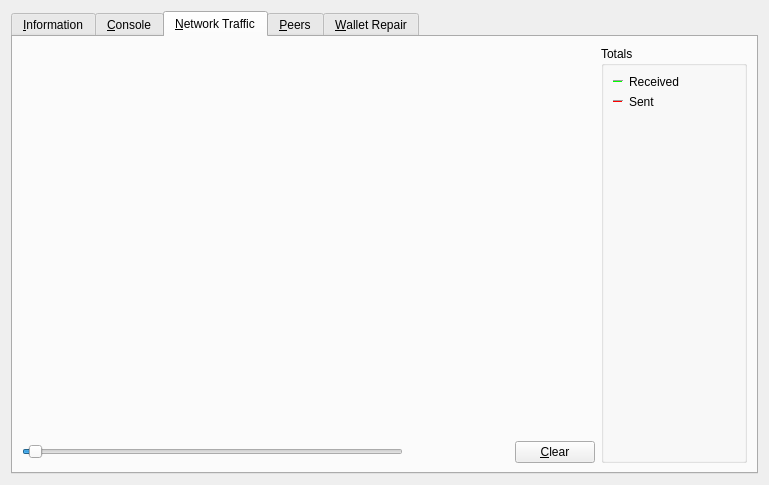
<?xml version="1.0" encoding="UTF-8"?>
<ui version="4.0">
 <class>RPCConsole</class>
 <widget class="QDialog" name="RPCConsole">
  <property name="geometry">
   <rect>
    <x>0</x>
    <y>0</y>
    <width>769</width>
    <height>485</height>
   </rect>
  </property>
  <property name="windowTitle">
   <string>Tools window</string>
  </property>
  <layout class="QVBoxLayout" name="verticalLayout_2">
   <item>
    <widget class="QTabWidget" name="tabWidget">
     <property name="currentIndex">
      <number>2</number>
     </property>
     <widget class="QWidget" name="tab_info">
      <attribute name="title">
       <string>&amp;Information</string>
      </attribute>
      <layout class="QGridLayout" name="gridLayout" columnstretch="0,0">
       <property name="horizontalSpacing">
        <number>12</number>
       </property>
       <item row="0" column="0">
        <widget class="QLabel" name="generalHeader">
         <property name="font">
          <font>
           <weight>75</weight>
           <bold>true</bold>
          </font>
         </property>
         <property name="text">
          <string>General</string>
         </property>
        </widget>
       </item>
       <item row="1" column="0">
        <widget class="QLabel" name="clientNameLabel">
         <property name="text">
          <string>Client name</string>
         </property>
        </widget>
       </item>
       <item row="1" column="1">
        <widget class="QLabel" name="clientName">
         <property name="cursor">
          <cursorShape>IBeamCursor</cursorShape>
         </property>
         <property name="text">
          <string>N/A</string>
         </property>
         <property name="textFormat">
          <enum>Qt::PlainText</enum>
         </property>
         <property name="textInteractionFlags">
          <set>Qt::LinksAccessibleByMouse|Qt::TextSelectableByKeyboard|Qt::TextSelectableByMouse</set>
         </property>
        </widget>
       </item>
       <item row="2" column="0">
        <widget class="QLabel" name="clientVersionLabel">
         <property name="text">
          <string>Client version</string>
         </property>
        </widget>
       </item>
       <item row="2" column="1">
        <widget class="QLabel" name="clientVersion">
         <property name="cursor">
          <cursorShape>IBeamCursor</cursorShape>
         </property>
         <property name="text">
          <string>N/A</string>
         </property>
         <property name="textFormat">
          <enum>Qt::PlainText</enum>
         </property>
         <property name="textInteractionFlags">
          <set>Qt::LinksAccessibleByMouse|Qt::TextSelectableByKeyboard|Qt::TextSelectableByMouse</set>
         </property>
        </widget>
       </item>
       <item row="3" column="0">
        <widget class="QLabel" name="openSSLVersionLabel">
         <property name="text">
          <string>Using OpenSSL version</string>
         </property>
         <property name="indent">
          <number>10</number>
         </property>
        </widget>
       </item>
       <item row="3" column="1">
        <widget class="QLabel" name="openSSLVersion">
         <property name="cursor">
          <cursorShape>IBeamCursor</cursorShape>
         </property>
         <property name="text">
          <string>N/A</string>
         </property>
         <property name="textFormat">
          <enum>Qt::PlainText</enum>
         </property>
         <property name="textInteractionFlags">
          <set>Qt::LinksAccessibleByMouse|Qt::TextSelectableByKeyboard|Qt::TextSelectableByMouse</set>
         </property>
        </widget>
       </item>
       <item row="4" column="0">
        <widget class="QLabel" name="berkeleyDBVersionLabel">
         <property name="text">
          <string>Using BerkeleyDB version</string>
         </property>
         <property name="indent">
          <number>10</number>
         </property>
        </widget>
       </item>
       <item row="4" column="1">
        <widget class="QLabel" name="berkeleyDBVersion">
         <property name="cursor">
          <cursorShape>IBeamCursor</cursorShape>
         </property>
         <property name="text">
          <string>N/A</string>
         </property>
         <property name="textFormat">
          <enum>Qt::PlainText</enum>
         </property>
         <property name="textInteractionFlags">
          <set>Qt::LinksAccessibleByMouse|Qt::TextSelectableByKeyboard|Qt::TextSelectableByMouse</set>
         </property>
        </widget>
       </item>
       <item row="5" column="0">
        <widget class="QLabel" name="buildDateLabel">
         <property name="text">
          <string>Build date</string>
         </property>
        </widget>
       </item>
       <item row="5" column="1">
        <widget class="QLabel" name="buildDate">
         <property name="cursor">
          <cursorShape>IBeamCursor</cursorShape>
         </property>
         <property name="text">
          <string>N/A</string>
         </property>
         <property name="textFormat">
          <enum>Qt::PlainText</enum>
         </property>
         <property name="textInteractionFlags">
          <set>Qt::LinksAccessibleByMouse|Qt::TextSelectableByKeyboard|Qt::TextSelectableByMouse</set>
         </property>
        </widget>
       </item>
       <item row="6" column="0">
        <widget class="QLabel" name="startupTimeLabel">
         <property name="text">
          <string>Startup time</string>
         </property>
        </widget>
       </item>
       <item row="6" column="1">
        <widget class="QLabel" name="startupTime">
         <property name="cursor">
          <cursorShape>IBeamCursor</cursorShape>
         </property>
         <property name="text">
          <string>N/A</string>
         </property>
         <property name="textFormat">
          <enum>Qt::PlainText</enum>
         </property>
         <property name="textInteractionFlags">
          <set>Qt::LinksAccessibleByMouse|Qt::TextSelectableByKeyboard|Qt::TextSelectableByMouse</set>
         </property>
        </widget>
       </item>
       <item row="7" column="0">
        <widget class="QLabel" name="networkHeader">
         <property name="font">
          <font>
           <weight>75</weight>
           <bold>true</bold>
          </font>
         </property>
         <property name="text">
          <string>Network</string>
         </property>
        </widget>
       </item>
       <item row="8" column="0">
        <widget class="QLabel" name="networkNameLabel">
         <property name="text">
          <string>Name</string>
         </property>
        </widget>
       </item>
       <item row="8" column="1">
        <widget class="QLabel" name="networkName">
         <property name="cursor">
          <cursorShape>IBeamCursor</cursorShape>
         </property>
         <property name="text">
          <string>N/A</string>
         </property>
         <property name="textFormat">
          <enum>Qt::PlainText</enum>
         </property>
         <property name="textInteractionFlags">
          <set>Qt::LinksAccessibleByMouse|Qt::TextSelectableByKeyboard|Qt::TextSelectableByMouse</set>
         </property>
        </widget>
       </item>
       <item row="9" column="0">
        <widget class="QLabel" name="numberOfConnectionsLabel">
         <property name="text">
          <string>Number of connections</string>
         </property>
        </widget>
       </item>
       <item row="9" column="1">
        <widget class="QLabel" name="numberOfConnections">
         <property name="cursor">
          <cursorShape>IBeamCursor</cursorShape>
         </property>
         <property name="text">
          <string>N/A</string>
         </property>
         <property name="textFormat">
          <enum>Qt::PlainText</enum>
         </property>
         <property name="textInteractionFlags">
          <set>Qt::LinksAccessibleByMouse|Qt::TextSelectableByKeyboard|Qt::TextSelectableByMouse</set>
         </property>
        </widget>
       </item>
       <item row="10" column="0">
        <widget class="QLabel" name="masternodeCountLabel">
         <property name="text">
          <string>Number of Masternodes</string>
         </property>
        </widget>
       </item>
       <item row="10" column="1">
        <widget class="QLabel" name="masternodeCount">
         <property name="cursor">
          <cursorShape>IBeamCursor</cursorShape>
         </property>
         <property name="text">
          <string>N/A</string>
         </property>
         <property name="textFormat">
          <enum>Qt::PlainText</enum>
         </property>
         <property name="textInteractionFlags">
          <set>Qt::LinksAccessibleByMouse|Qt::TextSelectableByKeyboard|Qt::TextSelectableByMouse</set>
         </property>
        </widget>
       </item>
       <item row="11" column="0">
        <widget class="QLabel" name="blockchainHeader">
         <property name="font">
          <font>
           <weight>75</weight>
           <bold>true</bold>
          </font>
         </property>
         <property name="text">
          <string>Block chain</string>
         </property>
        </widget>
       </item>
       <item row="12" column="0">
        <widget class="QLabel" name="numberOfBlocksLabel">
         <property name="text">
          <string>Current number of blocks</string>
         </property>
        </widget>
       </item>
       <item row="12" column="1">
        <widget class="QLabel" name="numberOfBlocks">
         <property name="cursor">
          <cursorShape>IBeamCursor</cursorShape>
         </property>
         <property name="text">
          <string>N/A</string>
         </property>
         <property name="textFormat">
          <enum>Qt::PlainText</enum>
         </property>
         <property name="textInteractionFlags">
          <set>Qt::LinksAccessibleByMouse|Qt::TextSelectableByKeyboard|Qt::TextSelectableByMouse</set>
         </property>
        </widget>
       </item>
       <item row="13" column="0">
        <widget class="QLabel" name="lastBlockTimeLabel">
         <property name="text">
          <string>Last block time</string>
         </property>
        </widget>
       </item>
       <item row="13" column="1">
        <widget class="QLabel" name="lastBlockTime">
         <property name="cursor">
          <cursorShape>IBeamCursor</cursorShape>
         </property>
         <property name="text">
          <string>N/A</string>
         </property>
         <property name="textFormat">
          <enum>Qt::PlainText</enum>
         </property>
         <property name="textInteractionFlags">
          <set>Qt::LinksAccessibleByMouse|Qt::TextSelectableByKeyboard|Qt::TextSelectableByMouse</set>
         </property>
        </widget>
       </item>
       <item row="14" column="0">
        <spacer name="verticalSpacer_2">
         <property name="orientation">
          <enum>Qt::Vertical</enum>
         </property>
         <property name="sizeHint" stdset="0">
          <size>
           <width>20</width>
           <height>20</height>
          </size>
         </property>
        </spacer>
       </item>
       <item row="15" column="0">
        <widget class="QLabel" name="debugLogFileHeader">
         <property name="font">
          <font>
           <weight>75</weight>
           <bold>true</bold>
          </font>
         </property>
         <property name="text">
          <string>Debug log file</string>
         </property>
        </widget>
       </item>
       <item row="16" column="0">
        <widget class="QPushButton" name="openDebugLogfileButton">
         <property name="toolTip">
          <string>Open the Gents debug log file from the current data directory. This can take a few seconds for large log files.</string>
         </property>
         <property name="text">
          <string>&amp;Open</string>
         </property>
         <property name="autoDefault">
          <bool>false</bool>
         </property>
        </widget>
       </item>
      </layout>
     </widget>
     <widget class="QWidget" name="tab_console">
      <attribute name="title">
       <string>&amp;Console</string>
      </attribute>
      <layout class="QVBoxLayout" name="verticalLayout_3">
       <property name="spacing">
        <number>3</number>
       </property>
       <item>
        <widget class="QTextEdit" name="messagesWidget">
         <property name="minimumSize">
          <size>
           <width>0</width>
           <height>100</height>
          </size>
         </property>
         <property name="readOnly">
          <bool>true</bool>
         </property>
         <property name="tabKeyNavigation" stdset="0">
          <bool>false</bool>
         </property>
         <property name="columnCount" stdset="0">
          <number>2</number>
         </property>
        </widget>
       </item>
       <item>
        <layout class="QHBoxLayout" name="horizontalLayout">
         <property name="spacing">
          <number>3</number>
         </property>
         <item>
          <widget class="QLabel" name="label">
           <property name="text">
            <string notr="true">&gt;</string>
           </property>
          </widget>
         </item>
         <item>
          <widget class="QLineEdit" name="lineEdit"/>
         </item>
         <item>
          <widget class="QPushButton" name="clearButton">
           <property name="maximumSize">
            <size>
             <width>24</width>
             <height>24</height>
            </size>
           </property>
           <property name="toolTip">
            <string>Clear console</string>
           </property>
           <property name="text">
            <string/>
           </property>
           <property name="icon">
            <iconset resource="../gents.qrc">
             <normaloff>:/icons/remove</normaloff>:/icons/remove</iconset>
           </property>
           <property name="shortcut">
            <string notr="true">Ctrl+L</string>
           </property>
           <property name="autoDefault">
            <bool>false</bool>
           </property>
          </widget>
         </item>
        </layout>
       </item>
      </layout>
     </widget>
     <widget class="QWidget" name="tab_nettraffic">
      <attribute name="title">
       <string>&amp;Network Traffic</string>
      </attribute>
      <layout class="QHBoxLayout" name="horizontalLayout_3">
       <item>
        <layout class="QVBoxLayout" name="verticalLayout_4">
         <item>
          <widget class="TrafficGraphWidget" name="trafficGraph" native="true">
           <property name="sizePolicy">
            <sizepolicy hsizetype="Expanding" vsizetype="Expanding">
             <horstretch>0</horstretch>
             <verstretch>0</verstretch>
            </sizepolicy>
           </property>
          </widget>
         </item>
         <item>
          <layout class="QHBoxLayout" name="horizontalLayout_2">
           <item>
            <widget class="QSlider" name="sldGraphRange">
             <property name="minimum">
              <number>1</number>
             </property>
             <property name="maximum">
              <number>288</number>
             </property>
             <property name="pageStep">
              <number>12</number>
             </property>
             <property name="value">
              <number>6</number>
             </property>
             <property name="orientation">
              <enum>Qt::Horizontal</enum>
             </property>
            </widget>
           </item>
           <item>
            <widget class="QLabel" name="lblGraphRange">
             <property name="minimumSize">
              <size>
               <width>100</width>
               <height>0</height>
              </size>
             </property>
             <property name="alignment">
              <set>Qt::AlignCenter</set>
             </property>
            </widget>
           </item>
           <item>
            <widget class="QPushButton" name="btnClearTrafficGraph">
             <property name="text">
              <string>&amp;Clear</string>
             </property>
             <property name="autoDefault">
              <bool>false</bool>
             </property>
            </widget>
           </item>
          </layout>
         </item>
        </layout>
       </item>
       <item>
        <layout class="QVBoxLayout" name="verticalLayout">
         <item>
          <widget class="QGroupBox" name="groupBox">
           <property name="title">
            <string>Totals</string>
           </property>
           <layout class="QVBoxLayout" name="verticalLayout_5">
            <item>
             <layout class="QHBoxLayout" name="horizontalLayout_4">
              <item>
               <widget class="Line" name="line">
                <property name="sizePolicy">
                 <sizepolicy hsizetype="Fixed" vsizetype="Fixed">
                  <horstretch>0</horstretch>
                  <verstretch>0</verstretch>
                 </sizepolicy>
                </property>
                <property name="minimumSize">
                 <size>
                  <width>10</width>
                  <height>0</height>
                 </size>
                </property>
                <property name="palette">
                 <palette>
                  <active>
                   <colorrole role="Light">
                    <brush brushstyle="SolidPattern">
                     <color alpha="255">
                      <red>0</red>
                      <green>255</green>
                      <blue>0</blue>
                     </color>
                    </brush>
                   </colorrole>
                  </active>
                  <inactive>
                   <colorrole role="Light">
                    <brush brushstyle="SolidPattern">
                     <color alpha="255">
                      <red>0</red>
                      <green>255</green>
                      <blue>0</blue>
                     </color>
                    </brush>
                   </colorrole>
                  </inactive>
                  <disabled>
                   <colorrole role="Light">
                    <brush brushstyle="SolidPattern">
                     <color alpha="255">
                      <red>0</red>
                      <green>255</green>
                      <blue>0</blue>
                     </color>
                    </brush>
                   </colorrole>
                  </disabled>
                 </palette>
                </property>
                <property name="orientation">
                 <enum>Qt::Horizontal</enum>
                </property>
               </widget>
              </item>
              <item>
               <widget class="QLabel" name="label_16">
                <property name="text">
                 <string>Received</string>
                </property>
               </widget>
              </item>
              <item>
               <widget class="QLabel" name="lblBytesIn">
                <property name="minimumSize">
                 <size>
                  <width>50</width>
                  <height>0</height>
                 </size>
                </property>
                <property name="alignment">
                 <set>Qt::AlignRight|Qt::AlignTrailing|Qt::AlignVCenter</set>
                </property>
               </widget>
              </item>
             </layout>
            </item>
            <item>
             <layout class="QHBoxLayout" name="horizontalLayout_5">
              <item>
               <widget class="Line" name="line_2">
                <property name="sizePolicy">
                 <sizepolicy hsizetype="Fixed" vsizetype="Fixed">
                  <horstretch>0</horstretch>
                  <verstretch>0</verstretch>
                 </sizepolicy>
                </property>
                <property name="minimumSize">
                 <size>
                  <width>10</width>
                  <height>0</height>
                 </size>
                </property>
                <property name="palette">
                 <palette>
                  <active>
                   <colorrole role="Light">
                    <brush brushstyle="SolidPattern">
                     <color alpha="255">
                      <red>255</red>
                      <green>0</green>
                      <blue>0</blue>
                     </color>
                    </brush>
                   </colorrole>
                  </active>
                  <inactive>
                   <colorrole role="Light">
                    <brush brushstyle="SolidPattern">
                     <color alpha="255">
                      <red>255</red>
                      <green>0</green>
                      <blue>0</blue>
                     </color>
                    </brush>
                   </colorrole>
                  </inactive>
                  <disabled>
                   <colorrole role="Light">
                    <brush brushstyle="SolidPattern">
                     <color alpha="255">
                      <red>255</red>
                      <green>0</green>
                      <blue>0</blue>
                     </color>
                    </brush>
                   </colorrole>
                  </disabled>
                 </palette>
                </property>
                <property name="orientation">
                 <enum>Qt::Horizontal</enum>
                </property>
               </widget>
              </item>
              <item>
               <widget class="QLabel" name="label_17">
                <property name="text">
                 <string>Sent</string>
                </property>
               </widget>
              </item>
              <item>
               <widget class="QLabel" name="lblBytesOut">
                <property name="minimumSize">
                 <size>
                  <width>50</width>
                  <height>0</height>
                 </size>
                </property>
                <property name="alignment">
                 <set>Qt::AlignRight|Qt::AlignTrailing|Qt::AlignVCenter</set>
                </property>
               </widget>
              </item>
             </layout>
            </item>
            <item>
             <spacer name="verticalSpacer_4">
              <property name="orientation">
               <enum>Qt::Vertical</enum>
              </property>
              <property name="sizeHint" stdset="0">
               <size>
                <width>20</width>
                <height>407</height>
               </size>
              </property>
             </spacer>
            </item>
           </layout>
          </widget>
         </item>
        </layout>
       </item>
      </layout>
     </widget>
     <widget class="QWidget" name="tab_peers">
      <attribute name="title">
       <string>&amp;Peers</string>
      </attribute>
      <layout class="QGridLayout" name="gridLayout_2">
       <item row="0" column="0" rowspan="2">
        <widget class="QTableView" name="peerWidget">
         <property name="horizontalScrollBarPolicy">
          <enum>Qt::ScrollBarAsNeeded</enum>
         </property>
         <property name="sortingEnabled">
          <bool>true</bool>
         </property>
         <attribute name="horizontalHeaderHighlightSections">
          <bool>false</bool>
         </attribute>
        </widget>
       </item>
       <item row="0" column="1">
        <widget class="QLabel" name="peerHeading">
         <property name="sizePolicy">
          <sizepolicy hsizetype="Preferred" vsizetype="Minimum">
           <horstretch>0</horstretch>
           <verstretch>0</verstretch>
          </sizepolicy>
         </property>
         <property name="minimumSize">
          <size>
           <width>300</width>
           <height>32</height>
          </size>
         </property>
         <property name="font">
          <font>
           <pointsize>10</pointsize>
           <weight>75</weight>
           <bold>true</bold>
          </font>
         </property>
         <property name="cursor">
          <cursorShape>IBeamCursor</cursorShape>
         </property>
         <property name="text">
          <string>Select a peer to view detailed information.</string>
         </property>
         <property name="alignment">
          <set>Qt::AlignCenter</set>
         </property>
         <property name="wordWrap">
          <bool>true</bool>
         </property>
         <property name="textInteractionFlags">
          <set>Qt::LinksAccessibleByMouse|Qt::TextSelectableByKeyboard|Qt::TextSelectableByMouse</set>
         </property>
        </widget>
       </item>
       <item row="1" column="1">
        <widget class="QWidget" name="detailWidget" native="true">
         <property name="minimumSize">
          <size>
           <width>300</width>
           <height>0</height>
          </size>
         </property>
         <layout class="QGridLayout" name="gridLayout_3">
          <item row="0" column="0">
           <widget class="QLabel" name="label_23">
            <property name="text">
             <string>Direction</string>
            </property>
           </widget>
          </item>
          <item row="0" column="2">
           <widget class="QLabel" name="peerDirection">
            <property name="cursor">
             <cursorShape>IBeamCursor</cursorShape>
            </property>
            <property name="text">
             <string>N/A</string>
            </property>
            <property name="textFormat">
             <enum>Qt::PlainText</enum>
            </property>
            <property name="textInteractionFlags">
             <set>Qt::LinksAccessibleByMouse|Qt::TextSelectableByKeyboard|Qt::TextSelectableByMouse</set>
            </property>
           </widget>
          </item>
          <item row="1" column="0">
           <widget class="QLabel" name="label_21">
            <property name="text">
             <string>Protocol</string>
            </property>
           </widget>
          </item>
          <item row="1" column="2">
           <widget class="QLabel" name="peerVersion">
            <property name="cursor">
             <cursorShape>IBeamCursor</cursorShape>
            </property>
            <property name="text">
             <string>N/A</string>
            </property>
            <property name="textFormat">
             <enum>Qt::PlainText</enum>
            </property>
            <property name="textInteractionFlags">
             <set>Qt::LinksAccessibleByMouse|Qt::TextSelectableByKeyboard|Qt::TextSelectableByMouse</set>
            </property>
           </widget>
          </item>
          <item row="2" column="0">
           <widget class="QLabel" name="label_28">
            <property name="text">
             <string>Version</string>
            </property>
           </widget>
          </item>
          <item row="2" column="2">
           <widget class="QLabel" name="peerSubversion">
            <property name="cursor">
             <cursorShape>IBeamCursor</cursorShape>
            </property>
            <property name="text">
             <string>N/A</string>
            </property>
            <property name="textFormat">
             <enum>Qt::PlainText</enum>
            </property>
            <property name="textInteractionFlags">
             <set>Qt::LinksAccessibleByMouse|Qt::TextSelectableByKeyboard|Qt::TextSelectableByMouse</set>
            </property>
           </widget>
          </item>
          <item row="3" column="0">
           <widget class="QLabel" name="label_4">
            <property name="text">
             <string>Services</string>
            </property>
           </widget>
          </item>
          <item row="3" column="2">
           <widget class="QLabel" name="peerServices">
            <property name="cursor">
             <cursorShape>IBeamCursor</cursorShape>
            </property>
            <property name="text">
             <string>N/A</string>
            </property>
            <property name="textFormat">
             <enum>Qt::PlainText</enum>
            </property>
            <property name="textInteractionFlags">
             <set>Qt::LinksAccessibleByMouse|Qt::TextSelectableByKeyboard|Qt::TextSelectableByMouse</set>
            </property>
           </widget>
          </item>
          <item row="5" column="0">
           <widget class="QLabel" name="label_29">
            <property name="text">
             <string>Starting Height</string>
            </property>
           </widget>
          </item>
          <item row="5" column="2">
           <widget class="QLabel" name="peerHeight">
            <property name="cursor">
             <cursorShape>IBeamCursor</cursorShape>
            </property>
            <property name="text">
             <string>N/A</string>
            </property>
            <property name="textFormat">
             <enum>Qt::PlainText</enum>
            </property>
            <property name="textInteractionFlags">
             <set>Qt::LinksAccessibleByMouse|Qt::TextSelectableByKeyboard|Qt::TextSelectableByMouse</set>
            </property>
           </widget>
          </item>
          <item row="6" column="0">
           <widget class="QLabel" name="label_27">
            <property name="text">
             <string>Sync Height</string>
            </property>
           </widget>
          </item>
          <item row="6" column="2">
           <widget class="QLabel" name="peerSyncHeight">
            <property name="cursor">
             <cursorShape>IBeamCursor</cursorShape>
            </property>
            <property name="text">
             <string>N/A</string>
            </property>
            <property name="textFormat">
             <enum>Qt::PlainText</enum>
            </property>
            <property name="textInteractionFlags">
             <set>Qt::LinksAccessibleByMouse|Qt::TextSelectableByKeyboard|Qt::TextSelectableByMouse</set>
            </property>
           </widget>
          </item>
          <item row="7" column="0">
           <widget class="QLabel" name="label_24">
            <property name="text">
             <string>Ban Score</string>
            </property>
           </widget>
          </item>
          <item row="7" column="2">
           <widget class="QLabel" name="peerBanScore">
            <property name="cursor">
             <cursorShape>IBeamCursor</cursorShape>
            </property>
            <property name="text">
             <string>N/A</string>
            </property>
            <property name="textFormat">
             <enum>Qt::PlainText</enum>
            </property>
            <property name="textInteractionFlags">
             <set>Qt::LinksAccessibleByMouse|Qt::TextSelectableByKeyboard|Qt::TextSelectableByMouse</set>
            </property>
           </widget>
          </item>
          <item row="8" column="0">
           <widget class="QLabel" name="label_22">
            <property name="text">
             <string>Connection Time</string>
            </property>
           </widget>
          </item>
          <item row="8" column="2">
           <widget class="QLabel" name="peerConnTime">
            <property name="cursor">
             <cursorShape>IBeamCursor</cursorShape>
            </property>
            <property name="text">
             <string>N/A</string>
            </property>
            <property name="textFormat">
             <enum>Qt::PlainText</enum>
            </property>
            <property name="textInteractionFlags">
             <set>Qt::LinksAccessibleByMouse|Qt::TextSelectableByKeyboard|Qt::TextSelectableByMouse</set>
            </property>
           </widget>
          </item>
          <item row="9" column="0">
           <widget class="QLabel" name="label_15">
            <property name="text">
             <string>Last Send</string>
            </property>
           </widget>
          </item>
          <item row="9" column="2">
           <widget class="QLabel" name="peerLastSend">
            <property name="cursor">
             <cursorShape>IBeamCursor</cursorShape>
            </property>
            <property name="text">
             <string>N/A</string>
            </property>
            <property name="textFormat">
             <enum>Qt::PlainText</enum>
            </property>
            <property name="textInteractionFlags">
             <set>Qt::LinksAccessibleByMouse|Qt::TextSelectableByKeyboard|Qt::TextSelectableByMouse</set>
            </property>
           </widget>
          </item>
          <item row="10" column="0">
           <widget class="QLabel" name="label_19">
            <property name="text">
             <string>Last Receive</string>
            </property>
           </widget>
          </item>
          <item row="10" column="2">
           <widget class="QLabel" name="peerLastRecv">
            <property name="cursor">
             <cursorShape>IBeamCursor</cursorShape>
            </property>
            <property name="text">
             <string>N/A</string>
            </property>
            <property name="textFormat">
             <enum>Qt::PlainText</enum>
            </property>
            <property name="textInteractionFlags">
             <set>Qt::LinksAccessibleByMouse|Qt::TextSelectableByKeyboard|Qt::TextSelectableByMouse</set>
            </property>
           </widget>
          </item>
          <item row="11" column="0">
           <widget class="QLabel" name="label_18">
            <property name="text">
             <string>Bytes Sent</string>
            </property>
           </widget>
          </item>
          <item row="11" column="2">
           <widget class="QLabel" name="peerBytesSent">
            <property name="cursor">
             <cursorShape>IBeamCursor</cursorShape>
            </property>
            <property name="text">
             <string>N/A</string>
            </property>
            <property name="textFormat">
             <enum>Qt::PlainText</enum>
            </property>
            <property name="textInteractionFlags">
             <set>Qt::LinksAccessibleByMouse|Qt::TextSelectableByKeyboard|Qt::TextSelectableByMouse</set>
            </property>
           </widget>
          </item>
          <item row="12" column="0">
           <widget class="QLabel" name="label_20">
            <property name="text">
             <string>Bytes Received</string>
            </property>
           </widget>
          </item>
          <item row="12" column="2">
           <widget class="QLabel" name="peerBytesRecv">
            <property name="cursor">
             <cursorShape>IBeamCursor</cursorShape>
            </property>
            <property name="text">
             <string>N/A</string>
            </property>
            <property name="textFormat">
             <enum>Qt::PlainText</enum>
            </property>
            <property name="textInteractionFlags">
             <set>Qt::LinksAccessibleByMouse|Qt::TextSelectableByKeyboard|Qt::TextSelectableByMouse</set>
            </property>
           </widget>
          </item>
          <item row="13" column="0">
           <widget class="QLabel" name="label_26">
            <property name="text">
             <string>Ping Time</string>
            </property>
           </widget>
          </item>
          <item row="13" column="2">
           <widget class="QLabel" name="peerPingTime">
            <property name="cursor">
             <cursorShape>IBeamCursor</cursorShape>
            </property>
            <property name="text">
             <string>N/A</string>
            </property>
            <property name="textFormat">
             <enum>Qt::PlainText</enum>
            </property>
            <property name="textInteractionFlags">
             <set>Qt::LinksAccessibleByMouse|Qt::TextSelectableByKeyboard|Qt::TextSelectableByMouse</set>
            </property>
           </widget>
          </item>
          <item row="14" column="1">
           <spacer name="verticalSpacer_3">
            <property name="orientation">
             <enum>Qt::Vertical</enum>
            </property>
            <property name="sizeHint" stdset="0">
             <size>
              <width>20</width>
              <height>40</height>
             </size>
            </property>
           </spacer>
          </item>
         </layout>
        </widget>
       </item>
      </layout>
     </widget>
     <widget class="QWidget" name="tab_repair">
      <attribute name="title">
       <string>&amp;Wallet Repair</string>
      </attribute>
      <layout class="QGridLayout" name="gridLayout_4" columnstretch="0,0,0,0">
       <property name="horizontalSpacing">
        <number>12</number>
       </property>
       <item row="10" column="0" colspan="2">
        <widget class="QPushButton" name="btn_resync">
         <property name="minimumSize">
          <size>
           <width>100</width>
           <height>23</height>
          </size>
         </property>
         <property name="text">
          <string>Delete local Blockchain Folders</string>
         </property>
        </widget>
       </item>
       <item row="0" column="0" colspan="4">
        <widget class="QLabel" name="label_repair_header">
         <property name="font">
          <font>
           <weight>75</weight>
           <bold>true</bold>
          </font>
         </property>
         <property name="text">
          <string>Wallet repair options.</string>
         </property>
        </widget>
       </item>
       <item row="1" column="0" colspan="4">
        <widget class="QLabel" name="label_repair_helptext">
         <property name="font">
          <font>
           <weight>50</weight>
           <bold>false</bold>
          </font>
         </property>
         <property name="text">
          <string>The buttons below will restart the wallet with command-line options to repair the wallet, fix issues with corrupt blockhain files or missing/obsolete transactions.</string>
         </property>
         <property name="wordWrap">
          <bool>true</bool>
         </property>
        </widget>
       </item>
       <item row="2" column="0">
        <widget class="QLabel" name="wallet_path_label">
         <property name="text">
          <string>Wallet In Use:</string>
         </property>
        </widget>
       </item>
       <item row="2" column="1" colspan="3">
        <widget class="QLabel" name="wallet_path">
         <property name="cursor">
          <cursorShape>IBeamCursor</cursorShape>
         </property>
         <property name="text">
          <string>N/A</string>
         </property>
         <property name="textFormat">
          <enum>Qt::PlainText</enum>
         </property>
         <property name="textInteractionFlags">
          <set>Qt::LinksAccessibleByMouse|Qt::TextSelectableByKeyboard|Qt::TextSelectableByMouse</set>
         </property>
        </widget>
       </item>
       <item row="3" column="0">
        <spacer name="verticalSpacer_repair1">
         <property name="orientation">
          <enum>Qt::Vertical</enum>
         </property>
         <property name="sizeHint" stdset="0">
          <size>
           <width>10</width>
           <height>10</height>
          </size>
         </property>
        </spacer>
       </item>
       <item row="4" column="0" colspan="2">
        <widget class="QPushButton" name="btn_salvagewallet">
         <property name="minimumSize">
          <size>
           <width>100</width>
           <height>23</height>
          </size>
         </property>
         <property name="text">
          <string>Salvage wallet</string>
         </property>
        </widget>
       </item>
       <item row="4" column="2">
        <widget class="QLabel" name="label_repair_salvage_command">
         <property name="text">
          <string notr="true">-salvagewallet:</string>
         </property>
        </widget>
       </item>
       <item row="4" column="3">
        <widget class="QLabel" name="label_repair_salvage">
         <property name="text">
          <string>Attempt to recover private keys from a corrupt wallet.dat.</string>
         </property>
         <property name="wordWrap">
          <bool>true</bool>
         </property>
        </widget>
       </item>
       <item row="5" column="0" colspan="2">
        <widget class="QPushButton" name="btn_rescan">
         <property name="minimumSize">
          <size>
           <width>100</width>
           <height>23</height>
          </size>
         </property>
         <property name="text">
          <string>Rescan blockchain files</string>
         </property>
        </widget>
       </item>
       <item row="5" column="2">
        <widget class="QLabel" name="label_repair_rescan_command">
         <property name="text">
          <string notr="true">-rescan:</string>
         </property>
        </widget>
       </item>
       <item row="5" column="3">
        <widget class="QLabel" name="label_repair_rescan">
         <property name="text">
          <string>Rescan the block chain for missing wallet transactions.</string>
         </property>
         <property name="wordWrap">
          <bool>true</bool>
         </property>
        </widget>
       </item>
       <item row="6" column="0" colspan="2">
        <widget class="QPushButton" name="btn_zapwallettxes1">
         <property name="minimumSize">
          <size>
           <width>100</width>
           <height>23</height>
          </size>
         </property>
         <property name="text">
          <string>Recover transactions 1</string>
         </property>
        </widget>
       </item>
       <item row="6" column="2">
        <widget class="QLabel" name="label_repair_zap1_command">
         <property name="text">
          <string notr="true">-zapwallettxes=1:</string>
         </property>
        </widget>
       </item>
       <item row="6" column="3">
        <widget class="QLabel" name="label_repair_zap1">
         <property name="text">
          <string>Recover transactions from blockchain (keep meta-data, e.g. account owner).</string>
         </property>
         <property name="wordWrap">
          <bool>true</bool>
         </property>
        </widget>
       </item>
       <item row="7" column="0" colspan="2">
        <widget class="QPushButton" name="btn_zapwallettxes2">
         <property name="minimumSize">
          <size>
           <width>100</width>
           <height>23</height>
          </size>
         </property>
         <property name="text">
          <string>Recover transactions 2</string>
         </property>
        </widget>
       </item>
       <item row="7" column="2">
        <widget class="QLabel" name="label_repair_zap2_command">
         <property name="text">
          <string notr="true">-zapwallettxes=2:</string>
         </property>
        </widget>
       </item>
       <item row="7" column="3">
        <widget class="QLabel" name="label_repair_zap2">
         <property name="text">
          <string>Recover transactions from blockchain (drop meta-data).</string>
         </property>
         <property name="wordWrap">
          <bool>true</bool>
         </property>
        </widget>
       </item>
       <item row="8" column="0" colspan="2">
        <widget class="QPushButton" name="btn_upgradewallet">
         <property name="minimumSize">
          <size>
           <width>100</width>
           <height>23</height>
          </size>
         </property>
         <property name="text">
          <string>Upgrade wallet format</string>
         </property>
        </widget>
       </item>
       <item row="8" column="2">
        <widget class="QLabel" name="label_repair_upgrade_command">
         <property name="text">
          <string notr="true">-upgradewallet:</string>
         </property>
        </widget>
       </item>
       <item row="8" column="3">
        <widget class="QLabel" name="label_repair_upgrade">
         <property name="text">
          <string>Upgrade wallet to latest format on startup. (Note: this is NOT an update of the wallet itself!)</string>
         </property>
         <property name="wordWrap">
          <bool>true</bool>
         </property>
        </widget>
       </item>
       <item row="9" column="0" colspan="2">
        <widget class="QPushButton" name="btn_reindex">
         <property name="minimumSize">
          <size>
           <width>100</width>
           <height>23</height>
          </size>
         </property>
         <property name="text">
          <string>Rebuild index</string>
         </property>
        </widget>
       </item>
       <item row="9" column="2">
        <widget class="QLabel" name="label_repair_reindex_command">
         <property name="text">
          <string notr="true">-reindex:</string>
         </property>
        </widget>
       </item>
       <item row="9" column="3">
        <widget class="QLabel" name="label_repair_reindex">
         <property name="text">
          <string>Rebuild block chain index from current blk000??.dat files.</string>
         </property>
         <property name="wordWrap">
          <bool>true</bool>
         </property>
        </widget>
       </item>
       <item row="11" column="0">
        <spacer name="verticalSpacer_repair2">
         <property name="orientation">
          <enum>Qt::Vertical</enum>
         </property>
         <property name="sizeHint" stdset="0">
          <size>
           <width>20</width>
           <height>10</height>
          </size>
         </property>
        </spacer>
       </item>
       <item row="10" column="2">
        <widget class="QLabel" name="label_repair_resync_command">
         <property name="text">
          <string>-resync:</string>
         </property>
        </widget>
       </item>
       <item row="10" column="3">
        <widget class="QLabel" name="label_repair_resync">
         <property name="text">
          <string>Deletes all local blockchain folders so the wallet synchronizes from scratch.</string>
         </property>
         <property name="wordWrap">
          <bool>true</bool>
         </property>
        </widget>
       </item>
      </layout>
     </widget>
    </widget>
   </item>
  </layout>
 </widget>
 <customwidgets>
  <customwidget>
   <class>TrafficGraphWidget</class>
   <extends>QWidget</extends>
   <header>trafficgraphwidget.h</header>
   <container>1</container>
   <slots>
    <slot>clear()</slot>
   </slots>
  </customwidget>
 </customwidgets>
 <resources>
  <include location="../gents.qrc"/>
 </resources>
 <connections/>
</ui>
